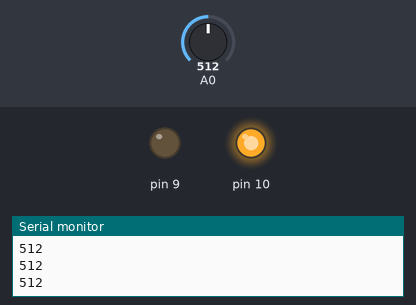
Recording of a sketch running on a simulated Arduino Uno, built with avr-gcc and run on an emulated ATmega328P. On the bench: output pins drawn as LEDs (lit = HIGH), the last lines printed to the serial monitor. The inputs (shaded band) are chosen by the test bench; at power-on: A0 = 512.

Above: at 1.2 s.
1.3 s: A0 set to 122
At 2.5 s:
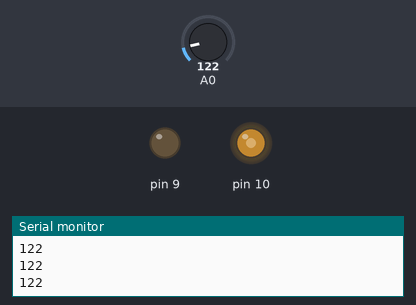
2.8 s: A0 set to 0
At 3.8 s:
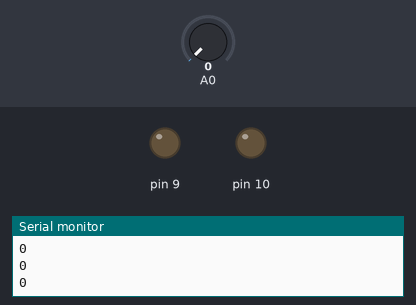
4.3 s: A0 set to 306
At 4.9 s:
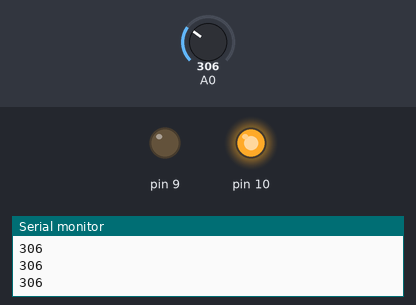
Timing chart, 0 to 7.3 s (numbered marks = the images above; inputs shaded):
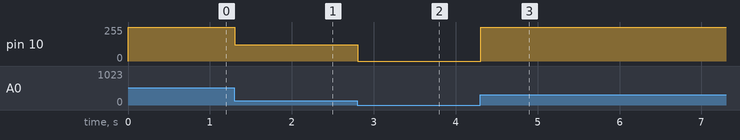

The sketch:

prohect_21.ino
```cpp
void setup() {

pinMode(9,OUTPUT);
pinMode(10,OUTPUT);
Serial.begin(9600);
}
void loop() {
// put your main code here, to run repeatedly:
int a =analogRead(A0);
//FROM 0 TO 1023
// from 0 TO 255
float b=255 /1023;
b=b*a;
// 10/5 * 4 =8
//a=b;
Serial.println(a);
//delay(100);
analogWrite(10,a);
digitalWrite(9,0);


}
```

Measured:
- after the input at 1.3 s, pin 10: 255/255 → 122/255 at once
- after the input at 2.8 s, pin 10: 122/255 → 0/255 at once
- after the input at 4.3 s, pin 10: 0/255 → 255/255 at once
